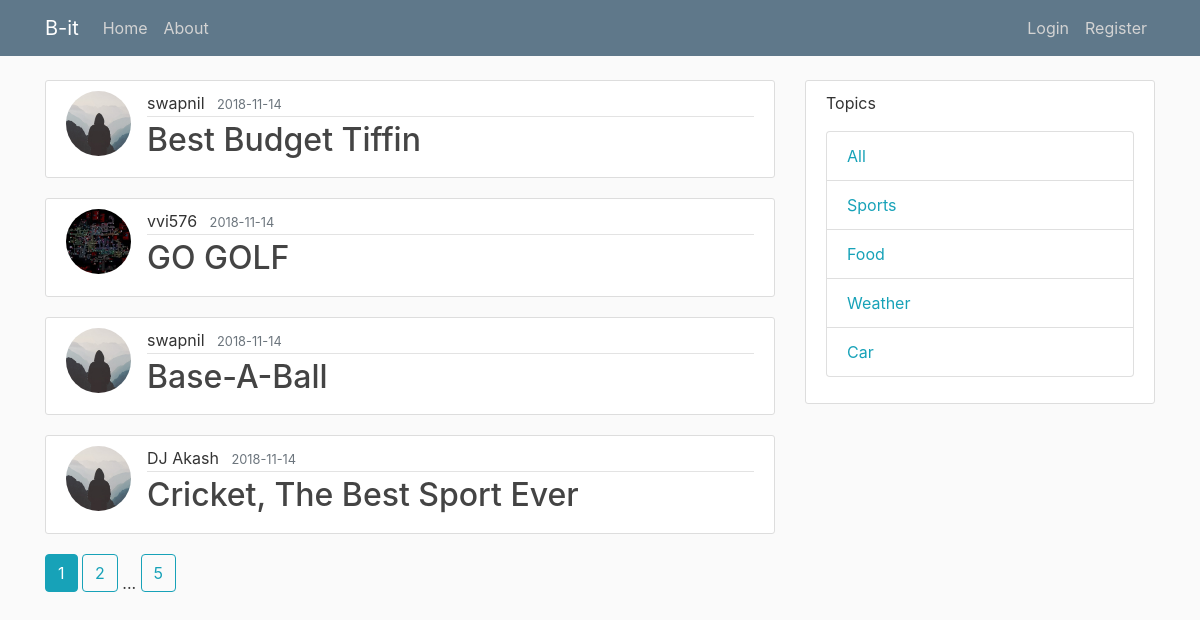
The page /home on the database its author committed.
### bit/models.py (models this page shows, shortened)
class Post(db.Model):
	id=db.Column(db.Integer,primary_key=True)
	dateposted=db.Column(db.DateTime,nullable=False,default=datetime.utcnow)
	title=db.Column(db.String(30),nullable=False)
	content=db.Column(db.Text,nullable=False)
	topic=db.Column(db.String(10),nullable=False)
	user_id = db.Column(db.Integer, db.ForeignKey('user.id'), nullable=False)

class User(db.Model,UserMixin):
	id=db.Column(db.Integer,primary_key=True)
	username=db.Column(db.String(20),unique=True,nullable=False)
	email=db.Column(db.String(120),unique=True,nullable=False)
	password=db.Column(db.String(20),nullable=False)
	profile_pic=db.Column(db.String(30),nullable=False,default="default.jpg")
	posts = db.relationship('Post', backref='author', lazy=True)

### bit/routes.py (the view)
@app.route("/")
@app.route("/home")
def home():
	pages=request.args.get('page',1,type=int)
	posts=Post.query.order_by(Post.dateposted.desc()).paginate(page=pages,per_page=4)
	return render_template("homepage.html",display_info=posts,topic="all")

### bit/templates/homepage.html
{% extends "layout.html" %}
{% block content %}
	{% for post in display_info.items %}
	<div class="media content-section">
		<img class="rounded-circle article-img" src="{{ url_for('static',filename='Profile/'+post.author.profile_pic) }}"/>
		<div class="media-body">
		<div class="article-metadata">
			<a class="mr-2">{{ post.author.username }}</a>
			<small class="text-muted">{{ post.dateposted.strftime("%Y-%m-%d") }}</small>
		</div>
		<h2><a class="article-title" href="{{ url_for('post',post_id=post.id) }}">{{ post.title }}</a></h2>
		</div>
	</div>
	{% endfor %}
	{% for pageNum in display_info.iter_pages(right_edge=1,left_edge=1,left_current=1,right_current=2) %}
		{% if pageNum%}
			{% if pageNum==display_info.page %}
				{% if topic=="all" %}
					<a class="btn btn-info mb-4" href="{{ url_for('home',page=pageNum) }}">{{pageNum}}</a>
				{% else %}
					<a class="btn btn-info mb-4" href="{{ url_for('filter_home',page=pageNum,info_to_display=topic) }}">{{pageNum}}</a>
				{% endif %}
			{% else %}
				{% if topic=="all" %}
					<a class="btn btn-outline-info mb-4" href="{{ url_for('home',page=pageNum) }}">{{pageNum}}</a>
				{% else %}
					<a class="btn btn-outline-info mb-4" href="{{ url_for('filter_home',page=pageNum,info_to_display=topic) }}">{{pageNum}}</a>
				{% endif %}
			{% endif %}
		{% else %}
			...
		{% endif %}
	{% endfor %}
{% endblock content%}

### bit/templates/layout.html (shortened to what this page needs)
<!DOCTYPE html>
<html>
	<head>
	    <link rel="stylesheet" href="https://maxcdn.bootstrapcdn.com/bootstrap/4.0.0/css/bootstrap.min.css">
	    <link rel="stylesheet" type="text/css" href="{{url_for('static',filename='main.css')}}">
	</head>
	<body>
		<header class="site-header">
		  	<nav class="navbar navbar-expand-md navbar-dark bg-steel fixed-top">
			    <div class="container">
			      	<a class="navbar-brand" href="/">B-it</a>
			      	<div class="collapse navbar-collapse" id="navbarToggle">
			        	<div class="navbar-nav mr-auto">
			         		<a class="nav-item nav-link" href="{{url_for('home')}}">Home</a>
			         		<a class="nav-item nav-link" href="{{url_for('about')}}">About</a>
			        	</div>
				        <div class="navbar-nav ml-auto">
				        		{% if current_user.is_authenticated %}
				        			<a class="nav-item nav-link" href="{{url_for('newPost')}}">New Post</a>
					        		<a class="nav-item nav-link" href="{{url_for('account')}}">Account</a>
					          		<a class="nav-item nav-link" href="{{url_for('logout')}}">Logout</a>
				          		{% else %}
					          		<a class="nav-item nav-link" href="{{url_for('login')}}">Login</a>
					          		<a class="nav-item nav-link" href="{{url_for('register')}}">Register</a>
				          		{% endif %}
				        </div>
			      	</div>
			    </div>
		  	</nav>
		</header>
		<main role="main" class="container">
		 	<div class="row">
			    <div class="col-md-8">
			      	{% block content %}{% endblock content %}
			    </div>
			    <div class="col-md-4">
			    	<div class="content-section">
			    		<p>Topics
				    		<div>
				    			<a class="list-group-item btn-outline-info" href="{{ url_for('home') }}">All</a>
				    			<a class="list-group-item btn-outline-info" href="{{ url_for('filter_home',info_to_display='Sports') }}">Sports</a>
				    			<a class="list-group-item btn-outline-info" href="{{ url_for('filter_home',info_to_display='Food') }}">Food</a>
				    			<a class="list-group-item btn-outline-info" href="{{ url_for('filter_home',info_to_display='Weather') }}">Weather</a>
				    			<a class="list-group-item btn-outline-info" href="{{ url_for('filter_home',info_to_display='Cars') }}">Car</a>
				    		</div>
			    		</p>
			    	</div>
			    </div>
		  	</div>
		</main>
	</body>
</html>

### bit/static/main.css (style rules this page uses)
body { background: #fafafa; color: #333333; margin-top: 5rem; }
h1, h2, h3, h4, h5, h6 { color: #444444; }
.bg-steel { background-color: #5f788a; }
.site-header .navbar-nav .nav-link { color: #D3D3D3; }
.content-section { background: #ffffff; padding: 10px 20px; border: 1px solid #dddddd; border-radius: 3px; margin-bottom: 20px; }
.article-title { color: #444444; }
.article-img { height: 65px; width: 65px; margin-right: 16px; }
.article-metadata { padding-bottom: 1px; margin-bottom: 4px; border-bottom: 1px solid #e3e3e3 }

### rows shown on the page
Post: profile_pic (placeholder picture), author.username "swapnil", dateposted "2018-11-14", title "Best Budget Tiffin"
Post: profile_pic (picture), author.username "vvi576", dateposted "2018-11-14", title "GO GOLF"
Post: profile_pic (placeholder picture), author.username "swapnil", dateposted "2018-11-14", title "Base-A-Ball"
Post: profile_pic (placeholder picture), author.username "DJ Akash", dateposted "2018-11-14", title "Cricket, The Best Sport Ever"

### other values the page prints
{{ pageNum }} "1"
{{ pageNum }} "2" "5"
